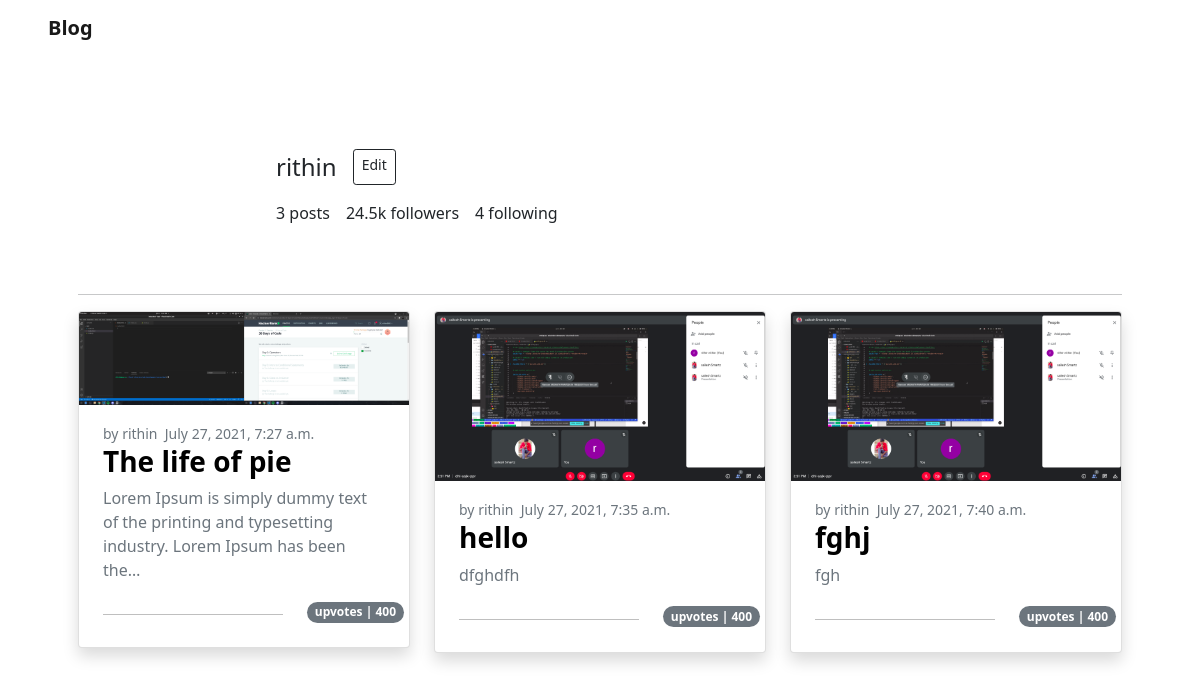
The app's page /user (signed in), older data.
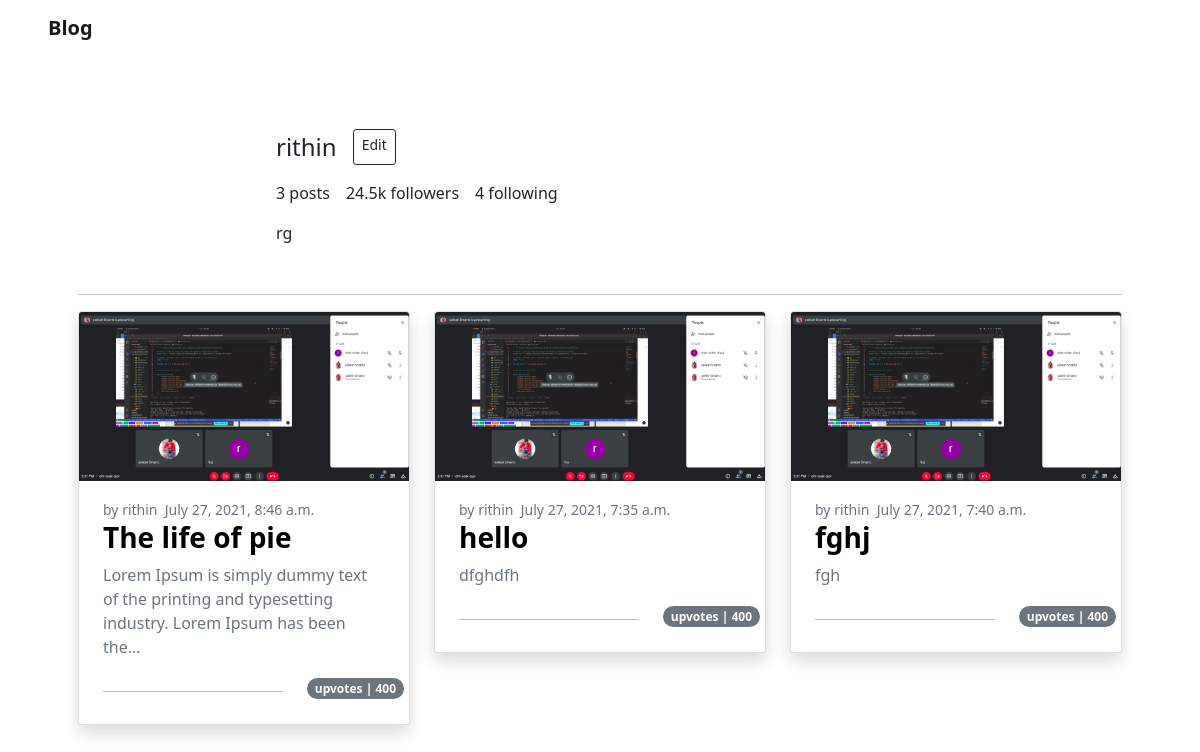
The same page, newer data.
### app/models.py (models this page shows, shortened)
class BlogUser(AbstractBaseUser):
    email = models.EmailField(
        verbose_name='email address',
        max_length=255,
        unique=True,
    )
    fullname = models.CharField(max_length=150)
    is_active = models.BooleanField(default=True)
    staff = models.BooleanField(default=False)
    admin = models.BooleanField(default=False)
    USERNAME_FIELD = 'email'
    REQUIRED_FIELDS = ['fullname']
    objects = BlogUserManager()

class Post(models.Model):
    author = models.ForeignKey(BlogUser, on_delete=models.CASCADE)
    tags = models.ManyToManyField(Tag, blank=True)
    title = models.CharField(max_length=40, null=True)
    content = models.TextField(null=True)
    published_at = models.DateTimeField(null=True)
    updated_at = models.DateTimeField(auto_now=True, null=True)
    created_at = models.DateTimeField(auto_now_add=True)
    tumbnail = models.ImageField(upload_to='images/posts', null=True)
    is_draft = models.BooleanField(default=True)

class UserDetail(models.Model):
    user = models.OneToOneField(BlogUser, on_delete=models.CASCADE)
    about = models.CharField(max_length=1000)
    profile_img = models.ImageField(upload_to='images/profiles')

### app/views.py (the view)
# urls.py: path('user', views.user, name="profile"),
def user(request):
    if request.user.is_authenticated:
        try:
            user_details = request.user.userdetail
        except:
            user_details=None
        posts = models.Post.objects.filter(author=request.user.id).exclude(is_draft=True)
        data = [[], [], []]
        counter = 0
        for post in posts:
            if counter == 3:
                counter = 0
            data[counter].append(post)
            counter += 1
        context = {
            'user':request.user,
            'user_details':user_details,
            'posts':data,
            'post_count':len(posts),
        }
        return render(request, 'user.html',context)

### templates/user.html (shortened to what this page needs)
{% extends "boilerplate.html" %}
{% load static %}
{% block content %}
<section class="top-section">
    <nav class="navbar navbar-expand navbar-light">
        <div class="container-fluid px-5">
            <a class="fw-bold navbar-brand" href="#">Blog</a>
            <div class="collapse navbar-collapse" id="navbarNav">
                <ul class="navbar-nav ms-auto">
                    {% if user.is_authenticated %}
                    <a href="/user" class="profile-picture" style="background-image:url('https://images.unsplash.com/photo-1497316730643-415fac54a2af?ixlib=rb-1.2.1&ixid=MnwxMjA3fDB8MHxwaG90by1wYWdlfHx8fGVufDB8fHx8&auto=format&fit=crop&w=400&q=80');
                    height:40px;width:40px;"></a>
                    {% else %}
                    <li class="nav-item">
                        <a class="nav-link active" aria-current="page" href="#">Sign in</a>
                    </li>
                    {% endif %}
                </ul>
            </div>
        </div>
    </nav>
</section>
<section class="container px-5 mt-5">
    <div class="profile-header d-flex flex-wrap">
        <div class="profile-card d-flex flex-wrap px-4 pt-2 justify-content-center">
            <div class="profile-picture mb-3" style="background-image:url('https://images.unsplash.com/photo-1497316730643-415fac54a2af?ixlib=rb-1.2.1&ixid=MnwxMjA3fDB8MHxwaG90by1wYWdlfHx8fGVufDB8fHx8&auto=format&fit=crop&w=400&q=80');
                    height:150px;width:150px;">
            </div>
            <div class="profile-details align-self-center px-4">
                <div class="profile-header-card d-flex mb-3">
                    <div class="fs-4">
                        {{user.fullname}}
                    </div>
                    <a href="/profile-edit" class="btn btn-sm btn-outline-dark ms-3">Edit</a>
                </div>
                <div class="profile-attributes d-flex mb-3">
                    <div class="post-number">
                        {{post_count}} posts
                    </div>
                    <div class="post-followers px-3">
                        24.5k followers
                    </div>
                    <div class="post-following">
                        4 following
                    </div>
                </div>
                <div class="profile-about">
                    <p>{{user_details.about}}</p>
                </div>
            </div>
        </div>
    </div>
    <hr>
</section>
<section class="container px-5">
    <div class="row">
        {% for col in posts %}
        <div class="col-md-4">
            {% for post in col %}
            <div class="card shadow bg-body rounded mb-4">
                <a href="/post/{{post.id}}" style="text-decoration: none;color:black">
                    <img src="{{ post.tumbnail.url }}" class="card-img-top" alt="{{post.title}}">
                    <div class="card-body px-4">
                        <small class="card-text text-muted">
                            by&nbsp;<span>{{user.fullname}}</span>&nbsp;
                            <span>{{post.published_at}}</span>
                        </small>
                        <h5 class="card-title fs-3 fw-bold">{{post.title}}</h5>
                        <p class="card-text text-muted">{{post.content|truncatechars:100}}
                        </p>
                        <div class="row post-votes">
                            <div class="col-6 col-sm-8 col-md-5 col-lg-7 col-xl-8">
                                <hr>
                            </div>
                            <div class="col-6 col-sm-4 col-md-7 col-lg-5 col-xl-4">
                                <span class="badge rounded-pill bg-secondary" href="#">upvotes | 400</span>
                            </div>
                        </div>
                    </div>
                </a>
            </div>
            {%endfor%}
        </div>
        {% endfor %}
    </div>
</section>
{% endblock %}

### templates/boilerplate.html (shortened to what this page needs)
<!DOCTYPE html>
<html lang="en">
{% load static %}
<head>
    <link href="https://cdn.jsdelivr.net/npm/bootstrap@5.0.2/dist/css/bootstrap.min.css" rel="stylesheet"
 />
    <link rel="stylesheet" href="{% static 'index.css' %}" />
</head>
<body>
    {% block content %}
    {%endblock %}
</body>
</html>

### static/index.css (style rules this page uses)
.profile-picture { background-position: center; background-size: cover; height:65px; width:65px; border-radius: 50%; }
@media (min-width:768px) { .profile-card .profile-details .profile-about p { max-width: 360px; } }
@media (min-width:992px) { .profile-card .profile-details .profile-about p { max-width: 500px; } }
@media (min-width:1200px) { .profile-card .profile-details .profile-about p { max-width: 700px; } }

Row changes from the older to the newer data that the page shows:
added UserDetail: about "rg"
changed Post "The life of pie": tumbnail: a different picture; published_at "July 27, 2021, 7:27 a.m." → "July 27, 2021, 8:46 a.m."
